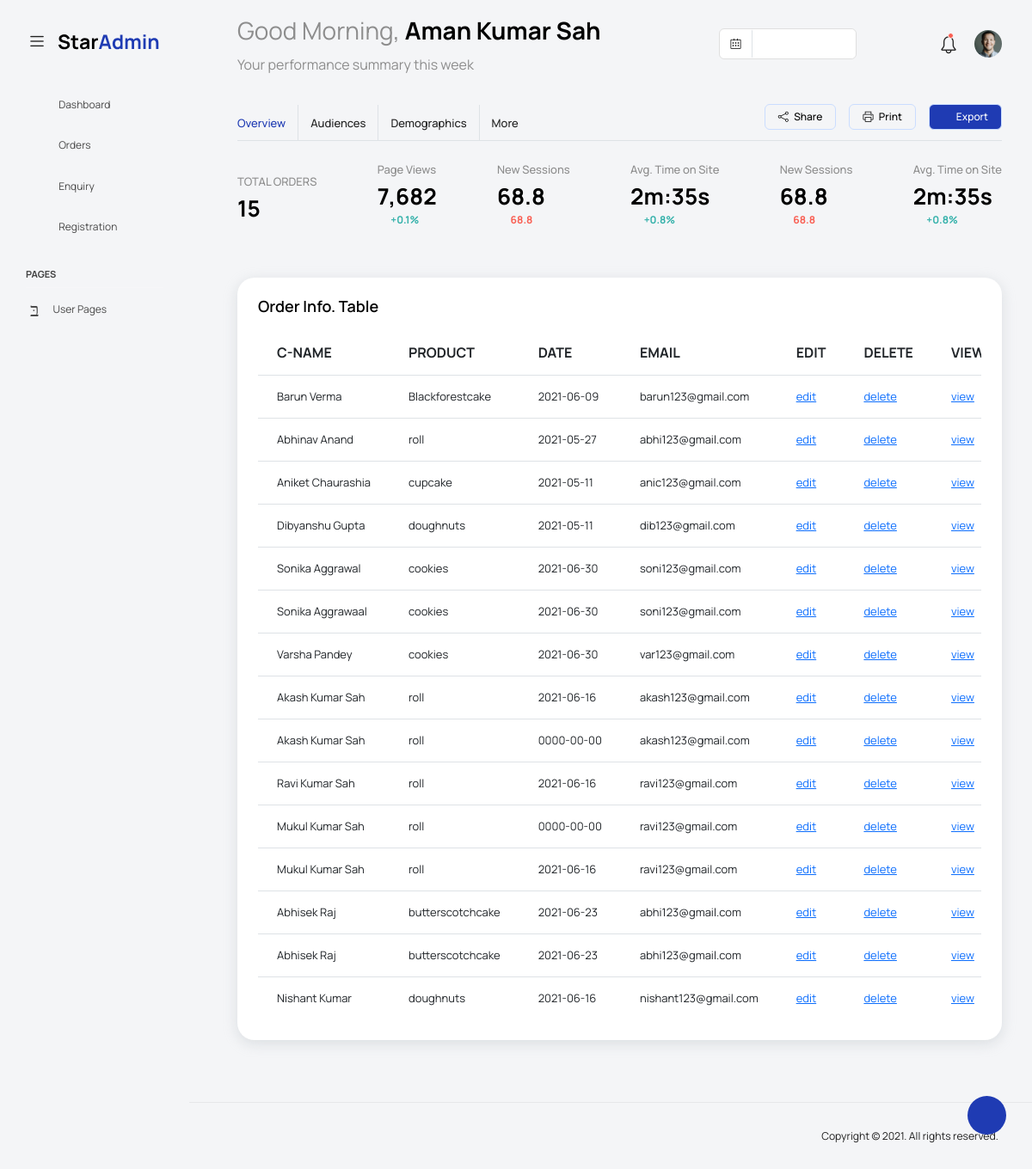
The page /bakeryorder.php on the database its author committed.
### tables this page shows
CREATE TABLE `orderinfo` (
  `cid` bigint(255) NOT NULL,
  `ordertype` varchar(10) NOT NULL,
  `DOD` date NOT NULL,
  `hour` bigint(20) NOT NULL,
  `min` bigint(20) NOT NULL,
  `ap` varchar(2) NOT NULL,
  `date` datetime DEFAULT NULL,
  `cname` varchar(20) NOT NULL,
  `email` varchar(30) NOT NULL,
  `mobile` bigint(255) NOT NULL,
  `daddress` varchar(60) NOT NULL,
  `pin` bigint(6) NOT NULL,
  `bakery` varchar(20) NOT NULL,
  `paymentmethod` varchar(20) DEFAULT NULL,
  `msg` varchar(200) DEFAULT 'N/A',
  `mmsg` varchar(200) DEFAULT 'N/A'
);

### bakeryorder.php (the view, shortened to what this page needs)
<?php
   include "module3setting.php";
  $sql="SELECT COUNT(*) AS no FROM orderinfo ";
  if($data=mysqli_query($conn,$sql))
  {
    if(mysqli_num_rows($data)>0)
    {
      $bakery=mysqli_fetch_array($data);
    }
    else{
       echo"Data not available";
    }
  }
  else{
     echo"Something wrong";
  }
?>
<!DOCTYPE html>
<html lang="en">
<head>
  <link rel="stylesheet" href="vendors/feather/feather.css">
  <link rel="stylesheet" href="vendors/mdi/css/materialdesignicons.min.css">
  <link rel="stylesheet" href="vendors/ti-icons/css/themify-icons.css">
  <link rel="stylesheet" href="vendors/typicons/typicons.css">
  <link rel="stylesheet" href="vendors/simple-line-icons/css/simple-line-icons.css">
  <link rel="stylesheet" href="vendors/css/vendor.bundle.base.css">
  <link rel="stylesheet" href="vendors/datatables.net-bs4/dataTables.bootstrap4.css">
  <link rel="stylesheet" href="js/select.dataTables.min.css">
  <link rel="stylesheet" href="css/vertical-layout-light/style.css">
</head>
<body>
  <div class="container-scroller">
    <nav class="navbar default-layout col-lg-12 col-12 p-0 fixed-top d-flex align-items-top flex-row">
      <div class="text-center navbar-brand-wrapper d-flex align-items-center justify-content-start">
        <div class="me-3">
          <button class="navbar-toggler navbar-toggler align-self-center" type="button" data-bs-toggle="minimize">
            <span class="icon-menu"></span>
          </button>
        </div>
        <div>
          <a class="navbar-brand brand-logo" href="index.html">
            <img src="images/logo.svg" alt="logo" />
          </a>
        </div>
      </div>
      <div class="navbar-menu-wrapper d-flex align-items-top">
        <ul class="navbar-nav">
          <li class="nav-item font-weight-semibold d-none d-lg-block ms-0">
            <h1 class="welcome-text">Good Morning, <span class="text-black fw-bold">Aman Kumar Sah</span></h1>
            <h3 class="welcome-sub-text">Your performance summary this week </h3>
          </li>
        </ul>
        <ul class="navbar-nav ms-auto">
          <li class="nav-item d-none d-lg-block">
            <div id="datepicker-popup" class="input-group date datepicker navbar-date-picker">
              <span class="input-group-addon input-group-prepend border-right">
                <span class="icon-calendar input-group-text calendar-icon"></span>
              </span>
              <input type="text" class="form-control">
            </div>
          </li>
          <li class="nav-item">
            <form class="search-form" action="#">
              <i class="icon-search"></i>
              <input type="search" class="form-control" placeholder="Search Here" title="Search here">
            </form>
          </li>
          <li class="nav-item dropdown">
            <a class="nav-link count-indicator" id="notificationDropdown" href="#" data-bs-toggle="dropdown">
              <i class="icon-mail icon-lg"></i>
            </a>
          </li>
          <li class="nav-item dropdown">
            <a class="nav-link count-indicator" id="countDropdown" href="#" data-bs-toggle="dropdown" aria-expanded="false">
              <i class="icon-bell"></i>
              <span class="count"></span>
            </a>
          </li>
          <?php
				include_once('dropdown.php');
			?>
        </ul>
      </div>
    </nav>
    <div class="container-fluid page-body-wrapper">
      <div class="theme-setting-wrapper">
        <div id="settings-trigger"><i class="ti-settings"></i></div>
      </div>
      	<?php
			include_once('leftnav.php');
		?>
      <div class="main-panel">
        <div class="content-wrapper">
          <div class="row">
            <div class="col-sm-12">
              <div class="home-tab">
                <div class="d-sm-flex align-items-center justify-content-between border-bottom">
                  <ul class="nav nav-tabs" role="tablist">
                    <li class="nav-item">
                      <a class="nav-link active ps-0" id="home-tab" data-bs-toggle="tab" href="#overview" role="tab" aria-controls="overview" aria-selected="true">Overview</a>
                    </li>
                    <li class="nav-item">
                      <a class="nav-link" id="profile-tab" data-bs-toggle="tab" href="#audiences" role="tab" aria-selected="false">Audiences</a>
                    </li>
                    <li class="nav-item">
                      <a class="nav-link" id="contact-tab" data-bs-toggle="tab" href="#demographics" role="tab" aria-selected="false">Demographics</a>
                    </li>
                    <li class="nav-item">
                      <a class="nav-link border-0" id="more-tab" data-bs-toggle="tab" href="#more" role="tab" aria-selected="false">More</a>
                    </li>
                  </ul>
                  <div>
                    <div class="btn-wrapper">
                      <a href="#" class="btn btn-otline-dark align-items-center"><i class="icon-share"></i> Share</a>
                      <a href="#" class="btn btn-otline-dark"><i class="icon-printer"></i> Print</a>
                      <a href="#" class="btn btn-primary text-white me-0"><i class="icon-download"></i> Export</a>
                    </div>
                  </div>
                </div>
                <div class="tab-content tab-content-basic">
                  <div class="tab-pane fade show active" id="overview" role="tabpanel" aria-labelledby="overview">
                    <div class="row">
                      <div class="col-sm-12">
          <div class="statistics-details d-flex align-items-center justify-content-between">
                          <div>
                            <p class="statistics-title">TOTAL ORDERS</p>
                            <h3 class="rate-percentage">
                            <?php
                                echo"".$bakery['no']."";
                            ?>
                            </h3>
                          </div>
                          <div>
                            <p class="statistics-title">Page Views</p>
                            <h3 class="rate-percentage">7,682</h3>
                            <p class="text-success d-flex"><i class="mdi mdi-menu-up"></i><span>+0.1%</span></p>
                          </div>
                          <div>
                            <p class="statistics-title">New Sessions</p>
                            <h3 class="rate-percentage">68.8</h3>
                            <p class="text-danger d-flex"><i class="mdi mdi-menu-down"></i><span>68.8</span></p>
                          </div>
                          <div class="d-none d-md-block">
                            <p class="statistics-title">Avg. Time on Site</p>
                            <h3 class="rate-percentage">2m:35s</h3>
                            <p class="text-success d-flex"><i class="mdi mdi-menu-down"></i><span>+0.8%</span></p>
                          </div>
                          <div class="d-none d-md-block">
                            <p class="statistics-title">New Sessions</p>
                            <h3 class="rate-percentage">68.8</h3>
                            <p class="text-danger d-flex"><i class="mdi mdi-menu-down"></i><span>68.8</span></p>
                          </div>
                          <div class="d-none d-md-block">
                            <p class="statistics-title">Avg. Time on Site</p>
                            <h3 class="rate-percentage">2m:35s</h3>
                            <p class="text-success d-flex"><i class="mdi mdi-menu-down"></i><span>+0.8%</span></p>
                          </div>
                        </div>
                      </div>
                    </div>
						<div class="col-lg-12 grid-margin stretch-card">
              <div class="card">
                <div class="card-body">
                  <h4 class="card-title">Order Info. Table</h4>
                  <div class="table-responsive">
                    <table class="table table-hover">
				<?php
				include "module3setting.php";
				$sql="SELECT * FROM orderinfo";
				if($data=mysqli_query($conn,$sql))
				{
					if(mysqli_num_rows($data)>0)
					{
						echo"
							<tr>
								<th>C-NAME</th>
								<th>PRODUCT</th>
								<th>DATE</th>
								<th>EMAIL</th>
								<th>EDIT</th>
								<th>DELETE</th>
								<th>VIEW</th>
							</tr>";
							while($bakery=mysqli_fetch_array($data))
							{
							echo"<tr>";
									echo"<td>".$bakery['cname']."</td>";
									echo"<td>".$bakery['bakery']."</td>";
									echo"<td>".$bakery['DOD']."</td>";
									echo"<td>".$bakery['email']."</td>";
                  echo"<td><a href=\"bakeryorderedit.php?cid=".$bakery['cid']."\" onclick='return confirm(\"Are you sure to update\")'>edit</a></td>";
									echo"<td><a href=\"bakeryorderdelete.php?cid=".$bakery['cid']."\")'>delete</a></td>";
									echo"<td><a href=\"bakeryorderview.php?cid=".$bakery['cid']."\" onclick='return confirm(\"Are you sure to view\")'>view</a></td>";
							echo"</tr>";
							}
					}
					else{
						echo"Data not available";
					}
				}
				else{
					echo"Something wrong";
				}
			?>
                    </table>
                  </div>
                </div>
              </div>
            </div>
                  </div>
                </div>
              </div>
            </div>
          </div>
        </div>
        <footer class="footer">
          <div class="d-sm-flex justify-content-center justify-content-sm-between">
            <span class="float-none float-sm-right d-block mt-1 mt-sm-0 text-center">Copyright © 2021. All rights reserved.</span>
          </div>
        </footer>
      </div>
    </div>
  </div>
</body>
</html>

### dropdown.php
<?php
	echo"<li class='nav-item dropdown d-none d-lg-block user-dropdown'>
            <a class='nav-link' id='UserDropdown' href='#' data-bs-toggle='dropdown' aria-expanded='false'>
              <img class='img-xs rounded-circle' src='images/faces/face8.jpg' alt='Profile image'> </a>
            <div class='dropdown-menu dropdown-menu-right navbar-dropdown' aria-labelledby='UserDropdown'>
              <div class='dropdown-header text-center'>
                <img class='img-md rounded-circle' src='images/faces/face8.jpg' alt='Profile image'>
                <p class='mb-1 mt-3 font-weight-semibold'>Aman Kumar Sah</p>
                <p class='fw-light text-muted mb-0'>amangpa2017@gmail.com</p>
              </div>
              <a class='dropdown-item'><i class='dropdown-item-icon mdi mdi-account-outline text-primary me-2'></i> My Profile <span class='badge badge-pill badge-danger'>1</span></a>
              <a class='dropdown-item'><i class='dropdown-item-icon mdi mdi-message-text-outline text-primary me-2'></i> Messages</a>
              <a class='dropdown-item'><i class='dropdown-item-icon mdi mdi-calendar-check-outline text-primary me-2'></i> Activity</a>
              <a class='dropdown-item'><i class='dropdown-item-icon mdi mdi-help-circle-outline text-primary me-2'></i> FAQ</a>
              <a class='dropdown-item'><i class='dropdown-item-icon mdi mdi-power text-primary me-2'></i>Sign Out</a>
            </div>
          </li>";
?>

### leftnav.php
<?php
	echo"<nav class='sidebar sidebar-offcanvas' id='sidebar'>
        <ul class='nav'>
          <li class='nav-item'>
            <a class='nav-link' href='index1.php'>
              <i class='mdi mdi-grid-large menu-icon'></i>
              <span class='menu-title'>Dashboard</span>
            </a>
          </li>
		  <li class='nav-item'>
            <a class='nav-link' href='bakeryorder.php'>
              <i class='mdi mdi-grid-large menu-icon'></i>
              <span class='menu-title'>Orders</span>
            </a>
          </li>
		  <li class='nav-item'>
            <a class='nav-link' href='bakerycontact.php'>
              <i class='mdi mdi-grid-large menu-icon'></i>
              <span class='menu-title'>Enquiry</span>
            </a>
          </li>
		  <li class='nav-item'>
            <a class='nav-link' href='registrationview.php'>
              <i class='mdi mdi-grid-large menu-icon'></i>
              <span class='menu-title'>Registration</span>
            </a>
          </li>
          <li class='nav-item nav-category'>pages</li>
          <li class='nav-item'>
            <a class='nav-link' data-bs-toggle='collapse' href='#auth' aria-expanded='false' aria-controls='auth'>
              <i class='menu-icon mdi mdi-account-circle-outline'></i>
              <span class='menu-title'>User Pages</span>
              <i class='menu-arrow'></i>
            </a>
            <div class='collapse' id='auth'>
              <ul class='nav flex-column sub-menu'>
                <li class='nav-item'> <a class='nav-link' href='logout.php'> Logout </a></li>
              </ul>
            </div>
          </li>
        </ul>
      </nav>";
?>

### rows shown on the page
orderinfo: cname "Barun Verma", bakery "Blackforestcake", DOD "2021-06-09", email "barun123@gmail.com"
orderinfo: cname "Abhinav Anand", bakery "roll", DOD "2021-05-27", email "abhi123@gmail.com"
orderinfo: cname "Aniket Chaurashia", bakery "cupcake", DOD "2021-05-11", email "anic123@gmail.com"
orderinfo: cname "Dibyanshu Gupta", bakery "doughnuts", DOD "2021-05-11", email "dib123@gmail.com"
orderinfo: cname "Sonika Aggrawal", bakery "cookies", DOD "2021-06-30", email "soni123@gmail.com"
orderinfo: cname "Sonika Aggrawaal", bakery "cookies", DOD "2021-06-30", email "soni123@gmail.com"
orderinfo: cname "Varsha Pandey", bakery "cookies", DOD "2021-06-30", email "var123@gmail.com"
orderinfo: cname "Akash Kumar Sah", bakery "roll", DOD "2021-06-16", email "akash123@gmail.com"
orderinfo: cname "Akash Kumar Sah", bakery "roll", DOD "0000-00-00", email "akash123@gmail.com"
orderinfo: cname "Ravi Kumar Sah", bakery "roll", DOD "2021-06-16", email "ravi123@gmail.com"
orderinfo: cname "Mukul Kumar Sah", bakery "roll", DOD "0000-00-00", email "ravi123@gmail.com"
orderinfo: cname "Mukul Kumar Sah", bakery "roll", DOD "2021-06-16", email "ravi123@gmail.com"
orderinfo: cname "Abhisek Raj", bakery "butterscotchcake", DOD "2021-06-23", email "abhi123@gmail.com"
orderinfo: cname "Abhisek Raj", bakery "butterscotchcake", DOD "2021-06-23", email "abhi123@gmail.com"
orderinfo: cname "Nishant Kumar", bakery "doughnuts", DOD "2021-06-16", email "nishant123@gmail.com"

### other values the page prints
$bakery['no'] "15"
